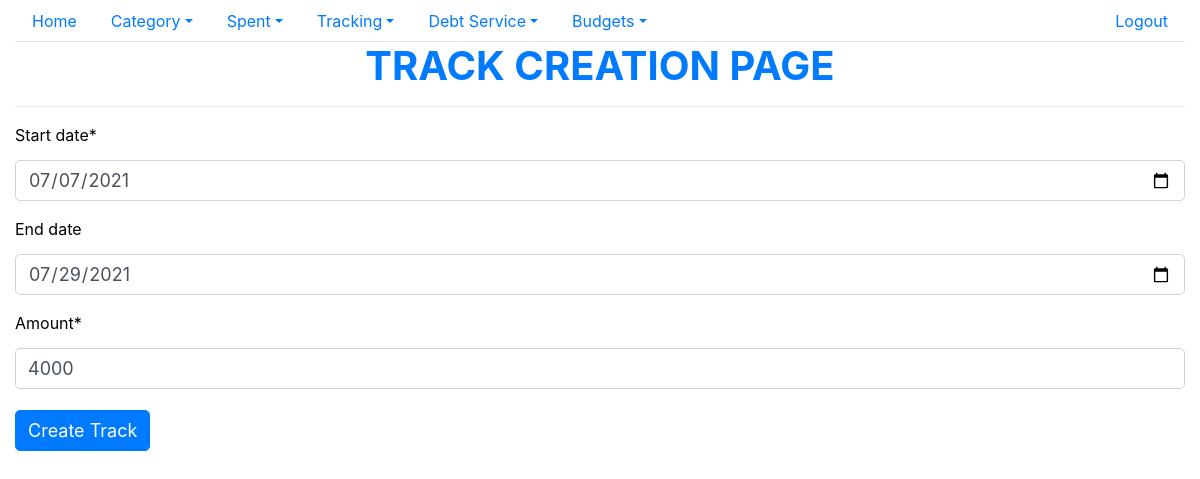
The app's page /updatetrack/2 (signed in) with its own data.
### spent/models.py (models this page shows, shortened)
class Track(models.Model):
    start_date = models.DateField()
    end_date = models.DateField(null=True,blank=True)
    amount = models.IntegerField()
    voided = models.IntegerField(default=0)
    user_id = models.ForeignKey(settings.AUTH_USER_MODEL,on_delete=models.CASCADE)
    date_created = models.DateTimeField(auto_now_add=True)
    date_updated = models.DateTimeField(auto_now=True)
    class Meta:
        ordering =["-start_date"]

### spent/views.py (the view)
# urls.py: path('updatetrack/<int:pk>',views.UpdateTrackView.as_view(),name="update_track"),
class UpdateTrackView(LoginRequiredMixin,UpdateView):
    model = Track
    template_name = "spent/create_track.html"
    form_class = TrackForm
    login_url = settings.LOGIN_URL
    success_url = "/"
    pk_url_kwarg = "pk"

### spent/forms.py
class TrackForm(forms.ModelForm):
    class Meta:
        model = Track
        exclude=['voided','user_id','date_created','date_updated']
        widgets={
            'start_date':forms.DateInput(attrs={'type':'date','class':'form-control form-group'}),
            'end_date': forms.DateInput(attrs={'type': 'date','class':'form-control form-group'}),
            'amount': forms.NumberInput(attrs={'class':'form-control form-group'}),
        }

### spent/templates/spent/create_track.html (shortened to what this page needs)
{% extends "base.html" %}
{% load crispy_forms_tags %}
{% block content %}
<h1 class="text-center text-primary font-weight-bold">TRACK CREATION PAGE</h1>
<hr/>
<form action="" method="post">
    {{form | crispy}}
    <button class="btn btn-primary" type="submit">Create Track</button>
</form>
{% endblock content %}

### static/spent/main.css (style rules this page uses)
body { color: #000; overflow-x: hidden; height: 100%; background-repeat: no-repeat; background-size: 100% 100% }
input, textarea, button { padding: 8px 15px; border-radius: 5px !important; margin: 5px 0px; box-sizing: border-box; border: 1px solid #ccc; font-size: 18px !important; font-weight: 300 }

### records on screen
Track: start_date "07/07/2021", end_date "07/29/2021", amount "4000"
